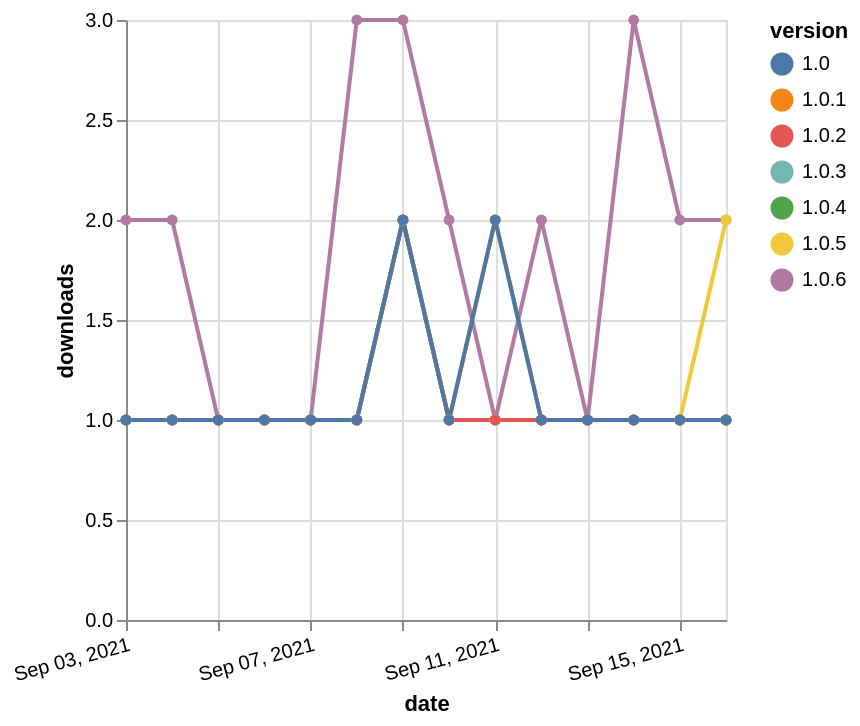

The specification (Vega-Lite) saved for this image:
### Vega-Lite specification from a JSON file in a GitHub repository (floating-point values rounded to 4 significant figures)
{"$schema": "https://vega.github.io/schema/vega-lite/v5.json", "description": "A simple bar chart with embedded data.", "data": {"values": [{"date": "2021-09-03", "total": 176, "delta": 1, "version": "1.0.4"}, {"date": "2021-09-04", "total": 177, "delta": 1, "version": "1.0.4"}, {"date": "2021-09-05", "total": 178, "delta": 1, "version": "1.0.4"}, {"date": "2021-09-06", "total": 179, "delta": 1, "version": "1.0.4"}, {"date": "2021-09-07", "total": 180, "delta": 1, "version": "1.0.4"}, {"date": "2021-09-08", "total": 181, "delta": 1, "version": "1.0.4"}, {"date": "2021-09-09", "total": 183, "delta": 2, "version": "1.0.4"}, {"date": "2021-09-10", "total": 184, "delta": 1, "version": "1.0.4"}, {"date": "2021-09-11", "total": 185, "delta": 1, "version": "1.0.4"}, {"date": "2021-09-12", "total": 186, "delta": 1, "version": "1.0.4"}, {"date": "2021-09-13", "total": 187, "delta": 1, "version": "1.0.4"}, {"date": "2021-09-14", "total": 188, "delta": 1, "version": "1.0.4"}, {"date": "2021-09-15", "total": 189, "delta": 1, "version": "1.0.4"}, {"date": "2021-09-16", "total": 190, "delta": 1, "version": "1.0.4"}, {"date": "2021-09-03", "total": 208, "delta": 1, "version": "1.0.1"}, {"date": "2021-09-04", "total": 209, "delta": 1, "version": "1.0.1"}, {"date": "2021-09-05", "total": 210, "delta": 1, "version": "1.0.1"}, {"date": "2021-09-06", "total": 211, "delta": 1, "version": "1.0.1"}, {"date": "2021-09-07", "total": 212, "delta": 1, "version": "1.0.1"}, {"date": "2021-09-08", "total": 213, "delta": 1, "version": "1.0.1"}, {"date": "2021-09-09", "total": 215, "delta": 2, "version": "1.0.1"}, {"date": "2021-09-10", "total": 216, "delta": 1, "version": "1.0.1"}, {"date": "2021-09-11", "total": 218, "delta": 2, "version": "1.0.1"}, {"date": "2021-09-12", "total": 219, "delta": 1, "version": "1.0.1"}, {"date": "2021-09-13", "total": 220, "delta": 1, "version": "1.0.1"}, {"date": "2021-09-14", "total": 221, "delta": 1, "version": "1.0.1"}, {"date": "2021-09-15", "total": 222, "delta": 1, "version": "1.0.1"}, {"date": "2021-09-16", "total": 223, "delta": 1, "version": "1.0.1"}, {"date": "2021-09-03", "total": 553, "delta": 2, "version": "1.0.6"}, {"date": "2021-09-04", "total": 555, "delta": 2, "version": "1.0.6"}, {"date": "2021-09-05", "total": 556, "delta": 1, "version": "1.0.6"}, {"date": "2021-09-06", "total": 557, "delta": 1, "version": "1.0.6"}, {"date": "2021-09-07", "total": 558, "delta": 1, "version": "1.0.6"}, {"date": "2021-09-08", "total": 561, "delta": 3, "version": "1.0.6"}, {"date": "2021-09-09", "total": 564, "delta": 3, "version": "1.0.6"}, {"date": "2021-09-10", "total": 566, "delta": 2, "version": "1.0.6"}, {"date": "2021-09-11", "total": 567, "delta": 1, "version": "1.0.6"}, {"date": "2021-09-12", "total": 569, "delta": 2, "version": "1.0.6"}, {"date": "2021-09-13", "total": 570, "delta": 1, "version": "1.0.6"}, {"date": "2021-09-14", "total": 573, "delta": 3, "version": "1.0.6"}, {"date": "2021-09-15", "total": 575, "delta": 2, "version": "1.0.6"}, {"date": "2021-09-16", "total": 577, "delta": 2, "version": "1.0.6"}, {"date": "2021-09-03", "total": 138, "delta": 1, "version": "1.0.3"}, {"date": "2021-09-04", "total": 139, "delta": 1, "version": "1.0.3"}, {"date": "2021-09-05", "total": 140, "delta": 1, "version": "1.0.3"}, {"date": "2021-09-06", "total": 141, "delta": 1, "version": "1.0.3"}, {"date": "2021-09-07", "total": 142, "delta": 1, "version": "1.0.3"}, {"date": "2021-09-08", "total": 143, "delta": 1, "version": "1.0.3"}, {"date": "2021-09-09", "total": 145, "delta": 2, "version": "1.0.3"}, {"date": "2021-09-10", "total": 146, "delta": 1, "version": "1.0.3"}, {"date": "2021-09-11", "total": 147, "delta": 1, "version": "1.0.3"}, {"date": "2021-09-12", "total": 148, "delta": 1, "version": "1.0.3"}, {"date": "2021-09-13", "total": 149, "delta": 1, "version": "1.0.3"}, {"date": "2021-09-14", "total": 150, "delta": 1, "version": "1.0.3"}, {"date": "2021-09-15", "total": 151, "delta": 1, "version": "1.0.3"}, {"date": "2021-09-16", "total": 152, "delta": 1, "version": "1.0.3"}, {"date": "2021-09-03", "total": 192, "delta": 1, "version": "1.0.5"}, {"date": "2021-09-04", "total": 193, "delta": 1, "version": "1.0.5"}, {"date": "2021-09-05", "total": 194, "delta": 1, "version": "1.0.5"}, {"date": "2021-09-06", "total": 195, "delta": 1, "version": "1.0.5"}, {"date": "2021-09-07", "total": 196, "delta": 1, "version": "1.0.5"}, {"date": "2021-09-08", "total": 197, "delta": 1, "version": "1.0.5"}, {"date": "2021-09-09", "total": 199, "delta": 2, "version": "1.0.5"}, {"date": "2021-09-10", "total": 200, "delta": 1, "version": "1.0.5"}, {"date": "2021-09-11", "total": 201, "delta": 1, "version": "1.0.5"}, {"date": "2021-09-12", "total": 202, "delta": 1, "version": "1.0.5"}, {"date": "2021-09-13", "total": 203, "delta": 1, "version": "1.0.5"}, {"date": "2021-09-14", "total": 204, "delta": 1, "version": "1.0.5"}, {"date": "2021-09-15", "total": 205, "delta": 1, "version": "1.0.5"}, {"date": "2021-09-16", "total": 207, "delta": 2, "version": "1.0.5"}, {"date": "2021-09-03", "total": 326, "delta": 1, "version": "1.0.2"}, {"date": "2021-09-04", "total": 327, "delta": 1, "version": "1.0.2"}, {"date": "2021-09-05", "total": 328, "delta": 1, "version": "1.0.2"}, {"date": "2021-09-06", "total": 329, "delta": 1, "version": "1.0.2"}, {"date": "2021-09-07", "total": 330, "delta": 1, "version": "1.0.2"}, {"date": "2021-09-08", "total": 331, "delta": 1, "version": "1.0.2"}, {"date": "2021-09-09", "total": 333, "delta": 2, "version": "1.0.2"}, {"date": "2021-09-10", "total": 334, "delta": 1, "version": "1.0.2"}, {"date": "2021-09-11", "total": 335, "delta": 1, "version": "1.0.2"}, {"date": "2021-09-12", "total": 336, "delta": 1, "version": "1.0.2"}, {"date": "2021-09-13", "total": 337, "delta": 1, "version": "1.0.2"}, {"date": "2021-09-14", "total": 338, "delta": 1, "version": "1.0.2"}, {"date": "2021-09-15", "total": 339, "delta": 1, "version": "1.0.2"}, {"date": "2021-09-16", "total": 340, "delta": 1, "version": "1.0.2"}, {"date": "2021-09-03", "total": 186, "delta": 1, "version": "1.0"}, {"date": "2021-09-04", "total": 187, "delta": 1, "version": "1.0"}, {"date": "2021-09-05", "total": 188, "delta": 1, "version": "1.0"}, {"date": "2021-09-06", "total": 189, "delta": 1, "version": "1.0"}, {"date": "2021-09-07", "total": 190, "delta": 1, "version": "1.0"}, {"date": "2021-09-08", "total": 191, "delta": 1, "version": "1.0"}, {"date": "2021-09-09", "total": 193, "delta": 2, "version": "1.0"}, {"date": "2021-09-10", "total": 194, "delta": 1, "version": "1.0"}, {"date": "2021-09-11", "total": 196, "delta": 2, "version": "1.0"}, {"date": "2021-09-12", "total": 197, "delta": 1, "version": "1.0"}, {"date": "2021-09-13", "total": 198, "delta": 1, "version": "1.0"}, {"date": "2021-09-14", "total": 199, "delta": 1, "version": "1.0"}, {"date": "2021-09-15", "total": 200, "delta": 1, "version": "1.0"}, {"date": "2021-09-16", "total": 201, "delta": 1, "version": "1.0"}]}, "width": "container", "mark": {"type": "line", "point": {"filled": true}}, "encoding": {"x": {"field": "date", "type": "temporal", "timeUnit": "yearmonthdate", "title": "date", "axis": {"labelAngle": -15}}, "y": {"field": "delta", "type": "quantitative", "title": "downloads"}, "color": {"field": "version", "type": "nominal"}, "tooltip": {"field": "delta"}}}
